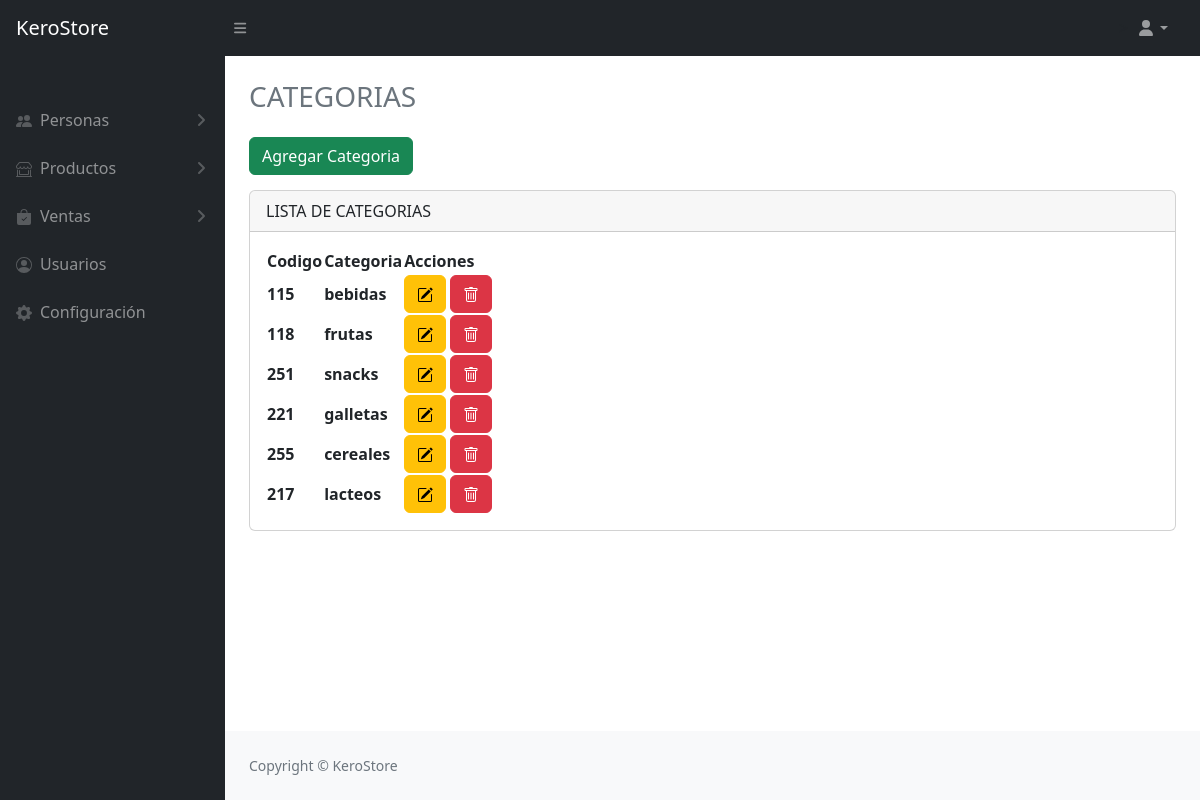
/view/categoria/mostrar.php (signed in), run on the app's committed database.
### tables this page shows
CREATE TABLE `categoria` (
  `id` int(3) NOT NULL,
  `codigo` varchar(4) DEFAULT NULL,
  `categoria` varchar(50) DEFAULT NULL,
  `estado` varchar(1) DEFAULT NULL
);

### config/db.php (called while the page is built, shortened)
<?php
    class Database {
        private static $instance = null;
        private $connection;
        private function __construct() {
            $this->connection = new PDO("mysql:host=localhost:3310;dbname=db_prueba", "root", "");
            $this->connection->setAttribute(PDO::ATTR_ERRMODE, PDO::ERRMODE_EXCEPTION);
        }
        public static function getInstance() {
            if (self::$instance == null) {
                self::$instance = new Database();
            }
            return self::$instance;
        }
        public function getConnection() {
            return $this->connection;
        }
    }
?>

### model/categoriaModel.php (called while the page is built, shortened)
<?php
    class categoriaModel{
        private $PDO;
        public function __construct(){
            require_once("c://xampp/htdocs/projectFact/config/db.php");
            $database = Database::getInstance();
            $this->PDO = $database->getConnection();
        }
        public function index(){
            $stament = $this->PDO->prepare("SELECT*FROM categoria WHERE estado = 1");
            return($stament->execute()) ? $stament->fetchAll(): false;
        }
    }
?>

### controller/categoriaController.php (called while the page is built, shortened)
<?php
class categoriaController{
    private $model;
    public function __construct(){
        require_once("c://xampp/htdocs/projectFact/model/categoriaModel.php");
        $this->model = new categoriaModel;
    }
    public function index(){
        return($this->model->index()) ? $this->model->index() : false;
    }
}
?>

### view/categoria/mostrar.php (the view, shortened to what this page needs)
<?php
if (isset($_SESSION['usuario'])) {
    if ($_SESSION['rol'] == 1 || $_SESSION['rol_categorias'] == 1) {
        require_once("c://xampp/htdocs/projectFact/view/head/head.php");
        require_once("c://xampp/htdocs/projectFact/controller/categoriaController.php");
        $obj = new categoriaController();
        $data = $obj->index();
    } else {
        echo '<script>alert("No tienes acceso.");';
    }
}
?>
    <div class="container-fluid px-4">
        <h3 class="mt-4 text-secondary">CATEGORIAS</h3>
        <a href="/projectFact/view/categoria/create.php" class="btn btn-success" style="margin: 15px 0;">Agregar Categoria</a>
        <div class="card mb-4">
            <div class="card-header">
                LISTA DE CATEGORIAS
            </div>
            <div class="card-body">
                <table id="datatablesSimple">
                    <thead>
                        <tr>
                            <th>Codigo</th>
                            <th>Categoria</th>
                            <th>Acciones</th>
                        </tr>
                    </thead>
                    <tbody>
                        <?php if($data): ?>
                            <?php foreach($data as $dt): ?>
                                <tr>
                                    <th><?=$dt[1]?></th>
                                    <th><?=$dt[2]?></th>
                                    <th>
                                        <a href="edit.php?id=<?= $dt[0]?>" class="btn btn-warning" title="Editar">
                                        </a>
                                        <a href="destroy.php?id=<?= $dt[0]?>" class="btn btn-danger" title="Eliminar">
                                        </a>
                                    </th>
                                </tr>
                            <?php endforeach; ?>
                        <?php else: ?>
                            <tr>
                                <td colspan="3">No hay registros</td>
                            </tr>
                        <?php endif; ?>
                    </tbody>
                </table>
            </div>
        </div>
    </div>
<?php
    require_once("c://xampp/htdocs/projectFact/view/head/footer.php");
?>

### data on the page
categoria: codigo "115", categoria "bebidas"
categoria: codigo "118", categoria "frutas"
categoria: codigo "251", categoria "snacks"
categoria: codigo "221", categoria "galletas"
categoria: codigo "255", categoria "cereales"
categoria: codigo "217", categoria "lacteos"
